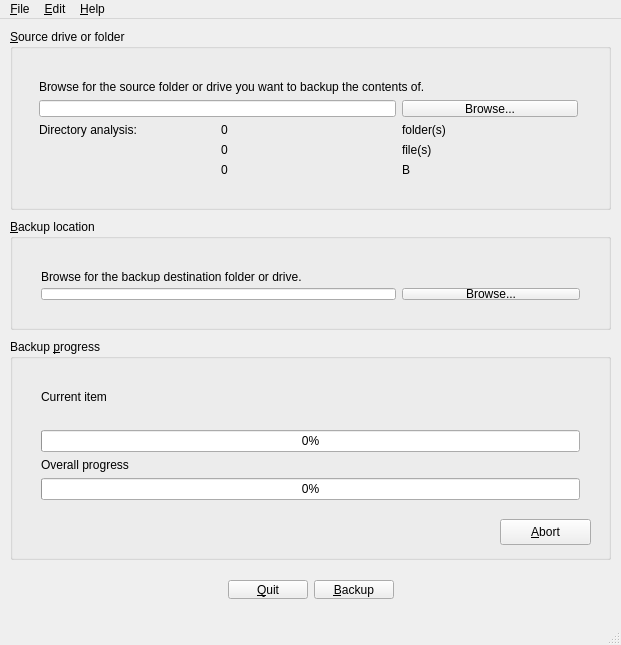
<?xml version="1.0" encoding="UTF-8"?>
<ui version="4.0">
 <class>Interface</class>
 <widget class="QMainWindow" name="Interface">
  <property name="geometry">
   <rect>
    <x>0</x>
    <y>0</y>
    <width>621</width>
    <height>645</height>
   </rect>
  </property>
  <property name="windowTitle">
   <string>Interface</string>
  </property>
  <property name="styleSheet">
   <string notr="true"/>
  </property>
  <widget class="QWidget" name="centralWidget">
   <widget class="QGroupBox" name="groupSource">
    <property name="geometry">
     <rect>
      <x>10</x>
      <y>10</y>
      <width>601</width>
      <height>181</height>
     </rect>
    </property>
    <property name="title">
     <string>&amp;Source drive or folder</string>
    </property>
    <widget class="QWidget" name="gridLayoutWidget">
     <property name="geometry">
      <rect>
       <x>18</x>
       <y>40</y>
       <width>561</width>
       <height>119</height>
      </rect>
     </property>
     <layout class="QGridLayout" name="layoutSource">
      <item row="1" column="2">
       <widget class="QPushButton" name="buttonBrowseSource">
        <property name="text">
         <string>Browse...</string>
        </property>
        <property name="icon">
         <iconset resource="../res/backy.qrc">
          <normaloff>:/Backy/folder-open.png</normaloff>:/Backy/folder-open.png</iconset>
        </property>
       </widget>
      </item>
      <item row="1" column="0" colspan="2">
       <widget class="QLineEdit" name="editSourcePath"/>
      </item>
      <item row="0" column="0" colspan="3">
       <widget class="QLabel" name="labelSourceDescription">
        <property name="text">
         <string>&lt;html&gt;&lt;head/&gt;&lt;body&gt;&lt;p&gt;Browse for the source folder or drive you want to backup the contents of.&lt;/p&gt;&lt;/body&gt;&lt;/html&gt;</string>
        </property>
       </widget>
      </item>
      <item row="2" column="0">
       <widget class="QLabel" name="labelDiscoveredDescription">
        <property name="text">
         <string>Directory analysis:</string>
        </property>
       </widget>
      </item>
      <item row="2" column="1">
       <widget class="QLabel" name="labelDiscoveredDirectoriesValue">
        <property name="text">
         <string>0</string>
        </property>
       </widget>
      </item>
      <item row="3" column="1">
       <widget class="QLabel" name="labelDiscoveredFilesValue">
        <property name="text">
         <string>0</string>
        </property>
       </widget>
      </item>
      <item row="2" column="2">
       <widget class="QLabel" name="labelDiscoveredDirectoriesDescription">
        <property name="text">
         <string>folder(s)</string>
        </property>
       </widget>
      </item>
      <item row="3" column="2">
       <widget class="QLabel" name="labelDiscoveredFilesDescription">
        <property name="text">
         <string>file(s)</string>
        </property>
       </widget>
      </item>
      <item row="4" column="1">
       <widget class="QLabel" name="labelDiscoveredTotalSizeValue">
        <property name="text">
         <string>0</string>
        </property>
       </widget>
      </item>
      <item row="4" column="2">
       <widget class="QLabel" name="labelDiscoveredTotalSizeUnits">
        <property name="text">
         <string>B</string>
        </property>
       </widget>
      </item>
     </layout>
    </widget>
   </widget>
   <widget class="QGroupBox" name="groupTarget">
    <property name="geometry">
     <rect>
      <x>10</x>
      <y>200</y>
      <width>601</width>
      <height>111</height>
     </rect>
    </property>
    <property name="title">
     <string>&amp;Backup location</string>
    </property>
    <widget class="QWidget" name="gridLayoutWidget_2">
     <property name="geometry">
      <rect>
       <x>20</x>
       <y>40</y>
       <width>561</width>
       <height>52</height>
      </rect>
     </property>
     <layout class="QGridLayout" name="layoutTarget">
      <item row="0" column="0" colspan="3">
       <widget class="QLabel" name="labelTargetDescription">
        <property name="text">
         <string>&lt;html&gt;&lt;head/&gt;&lt;body&gt;&lt;p&gt;Browse for the backup destination folder or drive.&lt;/p&gt;&lt;/body&gt;&lt;/html&gt;</string>
        </property>
       </widget>
      </item>
      <item row="1" column="2">
       <widget class="QPushButton" name="buttonBrowseTarget">
        <property name="text">
         <string>Browse...</string>
        </property>
        <property name="icon">
         <iconset resource="../res/backy.qrc">
          <normaloff>:/Backy/folder-open.png</normaloff>:/Backy/folder-open.png</iconset>
        </property>
       </widget>
      </item>
      <item row="1" column="0" colspan="2">
       <widget class="QLineEdit" name="editTargetPath"/>
      </item>
     </layout>
    </widget>
   </widget>
   <widget class="QGroupBox" name="groupStatus">
    <property name="geometry">
     <rect>
      <x>10</x>
      <y>320</y>
      <width>601</width>
      <height>221</height>
     </rect>
    </property>
    <property name="title">
     <string>Backup &amp;progress</string>
    </property>
    <widget class="QWidget" name="verticalLayoutWidget">
     <property name="geometry">
      <rect>
       <x>20</x>
       <y>40</y>
       <width>561</width>
       <height>131</height>
      </rect>
     </property>
     <layout class="QVBoxLayout" name="layoutStatus">
      <item>
       <widget class="QLabel" name="labelStatusCurrentDescription">
        <property name="text">
         <string>Current item</string>
        </property>
       </widget>
      </item>
      <item>
       <widget class="QLabel" name="labelStatusCurrentName">
        <property name="text">
         <string/>
        </property>
       </widget>
      </item>
      <item>
       <widget class="QProgressBar" name="labelStatusCurrentProgress">
        <property name="value">
         <number>0</number>
        </property>
        <property name="alignment">
         <set>Qt::AlignCenter</set>
        </property>
        <property name="textVisible">
         <bool>true</bool>
        </property>
        <property name="textDirection">
         <enum>QProgressBar::TopToBottom</enum>
        </property>
       </widget>
      </item>
      <item>
       <widget class="QLabel" name="labelStatusOverallDescription">
        <property name="text">
         <string>Overall progress</string>
        </property>
       </widget>
      </item>
      <item>
       <widget class="QProgressBar" name="labelStatusOverallProgress">
        <property name="value">
         <number>0</number>
        </property>
        <property name="alignment">
         <set>Qt::AlignCenter</set>
        </property>
       </widget>
      </item>
     </layout>
    </widget>
    <widget class="QPushButton" name="labelStatusAbort">
     <property name="geometry">
      <rect>
       <x>490</x>
       <y>180</y>
       <width>91</width>
       <height>26</height>
      </rect>
     </property>
     <property name="text">
      <string>&amp;Abort</string>
     </property>
     <property name="icon">
      <iconset resource="../res/backy.qrc">
       <normaloff>:/Backy/process-stop.png</normaloff>:/Backy/process-stop.png</iconset>
     </property>
    </widget>
   </widget>
   <widget class="QLabel" name="labelBackupParameters">
    <property name="geometry">
     <rect>
      <x>30</x>
      <y>330</y>
      <width>561</width>
      <height>20</height>
     </rect>
    </property>
    <property name="text">
     <string>&lt;backup parameters&gt;</string>
    </property>
    <property name="alignment">
     <set>Qt::AlignCenter</set>
    </property>
   </widget>
   <widget class="QWidget" name="horizontalLayoutWidget">
    <property name="geometry">
     <rect>
      <x>10</x>
      <y>550</y>
      <width>601</width>
      <height>41</height>
     </rect>
    </property>
    <layout class="QHBoxLayout" name="horizontalLayout">
     <item>
      <spacer name="spacerBottomLeft">
       <property name="orientation">
        <enum>Qt::Horizontal</enum>
       </property>
       <property name="sizeHint" stdset="0">
        <size>
         <width>40</width>
         <height>20</height>
        </size>
       </property>
      </spacer>
     </item>
     <item>
      <widget class="QPushButton" name="buttonQuit">
       <property name="text">
        <string>&amp;Quit</string>
       </property>
       <property name="icon">
        <iconset resource="../res/backy.qrc">
         <normaloff>:/Backy/system-log-out.png</normaloff>:/Backy/system-log-out.png</iconset>
       </property>
      </widget>
     </item>
     <item>
      <widget class="QPushButton" name="buttonBackup">
       <property name="text">
        <string>&amp;Backup</string>
       </property>
       <property name="icon">
        <iconset resource="../res/backy.qrc">
         <normaloff>:/Backy/document-save.png</normaloff>:/Backy/document-save.png</iconset>
       </property>
      </widget>
     </item>
     <item>
      <spacer name="spacerBottomRight">
       <property name="orientation">
        <enum>Qt::Horizontal</enum>
       </property>
       <property name="sizeHint" stdset="0">
        <size>
         <width>40</width>
         <height>20</height>
        </size>
       </property>
      </spacer>
     </item>
    </layout>
   </widget>
  </widget>
  <widget class="QMenuBar" name="menuBar">
   <property name="geometry">
    <rect>
     <x>0</x>
     <y>0</y>
     <width>621</width>
     <height>22</height>
    </rect>
   </property>
   <widget class="QMenu" name="menuFile">
    <property name="title">
     <string>&amp;File</string>
    </property>
    <addaction name="actionQuit"/>
   </widget>
   <widget class="QMenu" name="menuEdit">
    <property name="title">
     <string>&amp;Edit</string>
    </property>
    <addaction name="separator"/>
    <addaction name="actionPreferences"/>
   </widget>
   <widget class="QMenu" name="menuHelp">
    <property name="title">
     <string>&amp;Help</string>
    </property>
    <addaction name="actionDocumentation"/>
    <addaction name="actionAbout"/>
   </widget>
   <addaction name="menuFile"/>
   <addaction name="menuEdit"/>
   <addaction name="menuHelp"/>
  </widget>
  <widget class="QStatusBar" name="statusBar"/>
  <action name="actionQuit">
   <property name="icon">
    <iconset resource="../res/backy.qrc">
     <normaloff>:/Backy/system-log-out.png</normaloff>:/Backy/system-log-out.png</iconset>
   </property>
   <property name="text">
    <string>&amp;Quit</string>
   </property>
   <property name="shortcut">
    <string>Ctrl+Q</string>
   </property>
  </action>
  <action name="actionDocumentation">
   <property name="icon">
    <iconset resource="../res/backy.qrc">
     <normaloff>:/Backy/internet-web-browser.png</normaloff>:/Backy/internet-web-browser.png</iconset>
   </property>
   <property name="text">
    <string>Online &amp;documentation</string>
   </property>
   <property name="shortcut">
    <string>F1</string>
   </property>
  </action>
  <action name="actionAbout">
   <property name="icon">
    <iconset resource="../res/backy.qrc">
     <normaloff>:/Backy/help-browser.png</normaloff>:/Backy/help-browser.png</iconset>
   </property>
   <property name="text">
    <string>&amp;About Backy</string>
   </property>
  </action>
  <action name="actionPreferences">
   <property name="icon">
    <iconset resource="../res/backy.qrc">
     <normaloff>:/Backy/preferences-system.png</normaloff>:/Backy/preferences-system.png</iconset>
   </property>
   <property name="text">
    <string>&amp;Preferences</string>
   </property>
   <property name="shortcut">
    <string>Alt+P</string>
   </property>
  </action>
 </widget>
 <layoutdefault spacing="6" margin="11"/>
 <resources>
  <include location="../res/backy.qrc"/>
 </resources>
 <connections/>
</ui>
